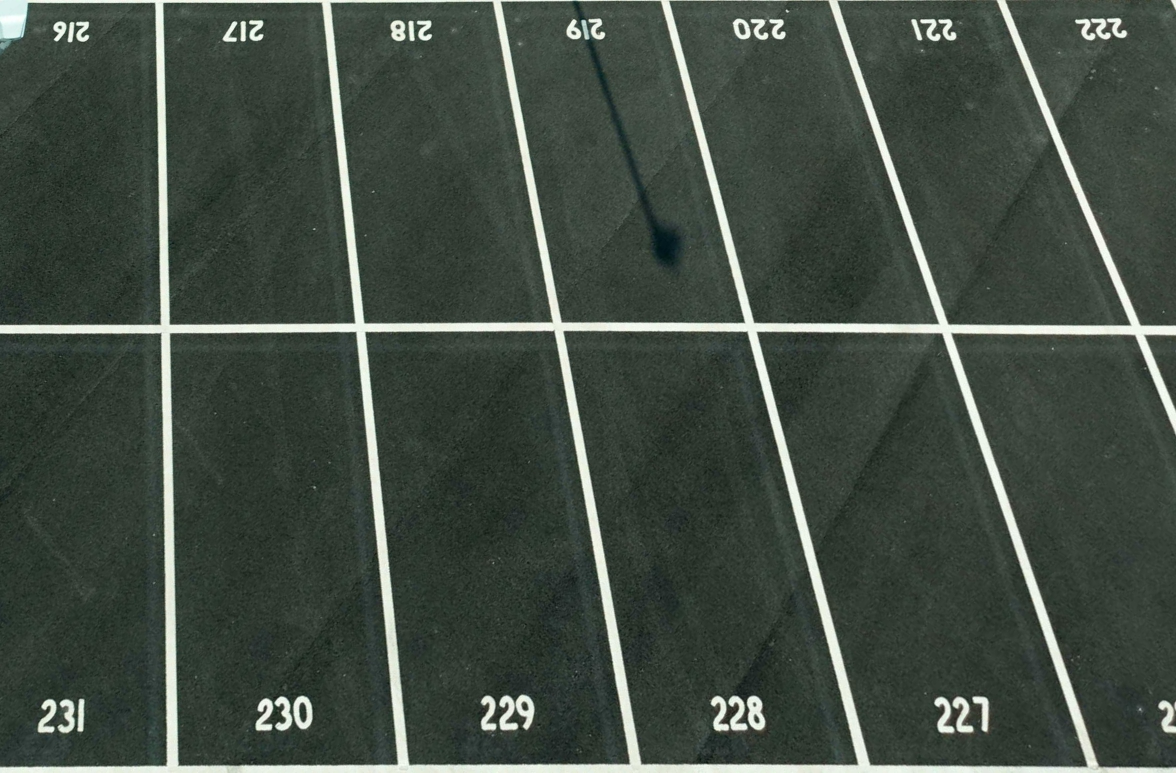
#> input picture assets/warped/large.jpg, 2352 x 1545 px, found by its file name (shown at 1/2 size)
$ python fixed_feature.py   (older library calls are emulated)
#> lines starting #> are read from the running program, lines starting #| are printed output that depends on the picture; after the words box and inside, x2 and y2 are one past the last pixel; in counts of white or black regions, pixels touching at a corner belong together
import cv2
import numpy as np
import matplotlib.pyplot as plt

def display_filter_results(image_path='assets/warped/large.jpg'):
    # Read the image
#> called with image_path = 'assets/warped/large.jpg'
    img = cv2.imread(image_path)
#> img is the input picture: shape (1545, 2352, 3); mean B, G, R 67.1, 76.2, 65.9
    if img is None:
        print(f"Error: Could not read image at {image_path}")
        return

    # Convert to RGB for matplotlib display
    img_rgb = cv2.cvtColor(img, cv2.COLOR_BGR2RGB)

    # Convert to grayscale
    gray = cv2.cvtColor(img, cv2.COLOR_BGR2GRAY)

    # Apply Laplacian filter
    laplacian = cv2.Laplacian(gray, cv2.CV_64F, ksize=3)
    laplacian = np.uint8(np.absolute(laplacian))

    # Apply Sobel filter
    sobel_x = cv2.Sobel(gray, cv2.CV_64F, 1, 0, ksize=3)
    sobel_y = cv2.Sobel(gray, cv2.CV_64F, 0, 1, ksize=3)
    sobel_combined = cv2.magnitude(sobel_x, sobel_y)
    sobel_combined = cv2.normalize(sobel_combined, None, 0, 255, cv2.NORM_MINMAX, dtype=cv2.CV_8U)

    # Apply Unsharp mask
    gaussian = cv2.GaussianBlur(gray, (5, 5), 2.0)
    unsharp_mask = cv2.addWeighted(gray, 1.5, gaussian, -0.5, 0)

    # Apply Hough Lines
    edges = cv2.Canny(gray, 50, 150, apertureSize=3)
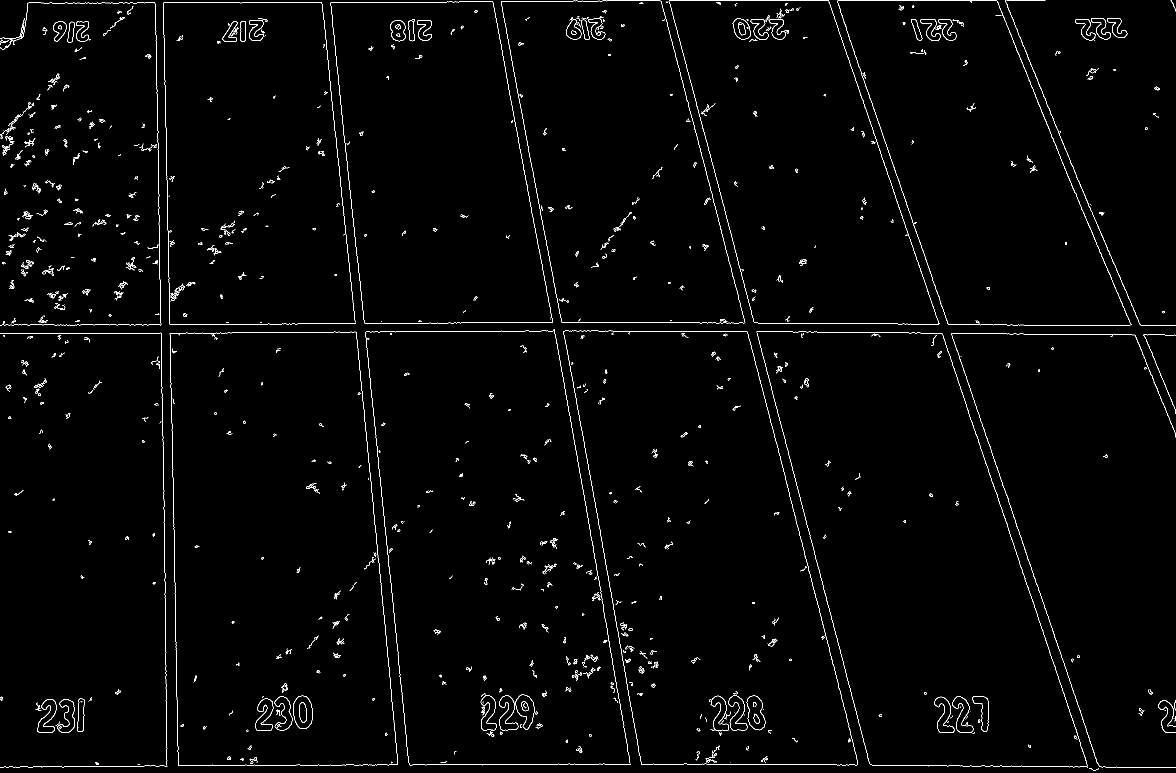
#> edges: shape (1545, 2352) (shown at 1/2 size); 1.4% white in thin lines or dots
    hough_result = img_rgb.copy()
    lines = cv2.HoughLinesP(edges, 1, np.pi/180, 100, minLineLength=50, maxLineGap=10)
#> lines = 136 rows, first 6: [312, 82, 314, 228], [661, 5, 687, 261], [1902, 666, 2030, 1039], [327, 5, 643, 5], [1338, 1, 1657, 1], [643, 6, 711, 646]
    if lines is not None:
        for line in lines:
            x1, y1, x2, y2 = line[0]
            cv2.line(hough_result, (x1, y1), (x2, y2), (0, 255, 0), 2)
#> this loop made 136 passes
#> (x1, y1, x2, y2) on passes 1 to 12: (312, 82, 314, 228), (661, 5, 687, 261), (1902, 666, 2030, 1039), (327, 5, 643, 5), (1338, 1, 1657, 1), (643, 6, 711, 646), (347, 1003, 348, 1104), (818, 1529, 1071, 1529), (1164, 862, 1282, 1529), (2024, 1025, 2172, 1457), (340, 649, 452, 649), (1125, 645, 1187, 645)
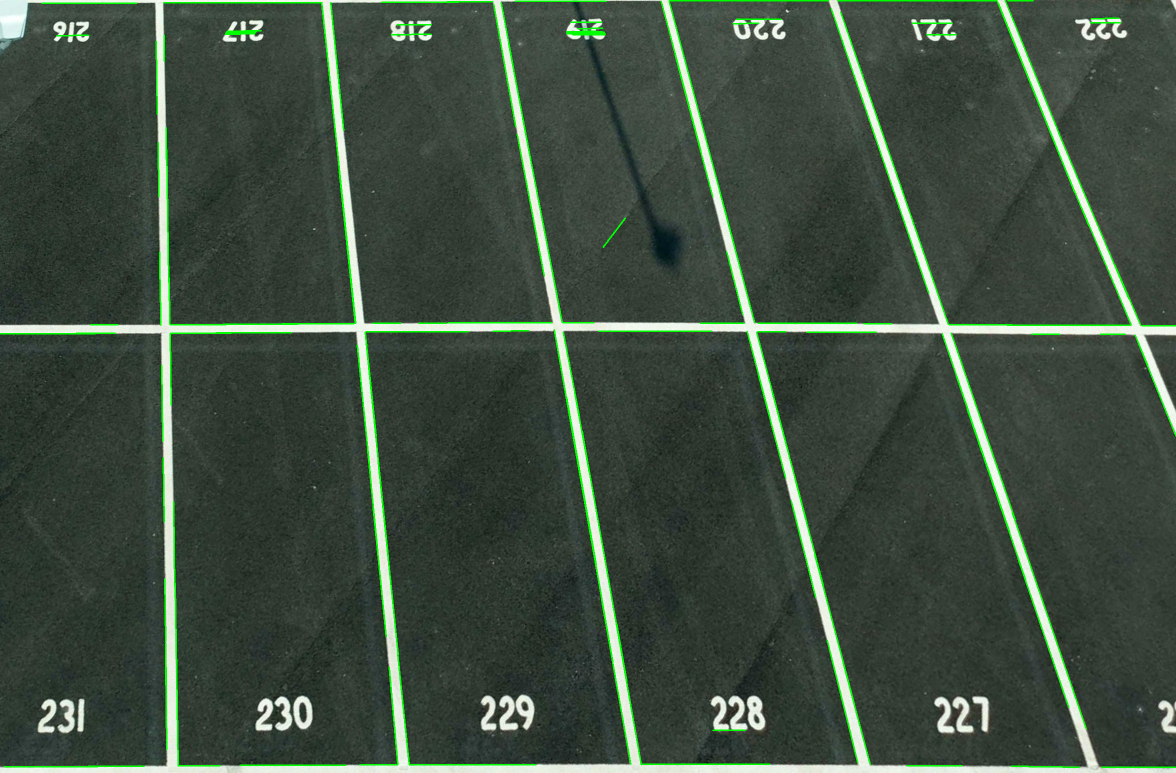
#> hough_result: shape (1545, 2352, 3) (shown at 1/2 size); mean R, G, B 63.3, 78.1, 64.4

    # Apply Watershed
    # Threshold
    _, thresh = cv2.threshold(gray, 0, 255, cv2.THRESH_BINARY_INV + cv2.THRESH_OTSU)
#> thresh: shape (1545, 2352); 92.4% white; 68 black regions (26 under 20 px), largest, box (x1, y1, x2, y2) and area: (0, 0, 2352, 1545) 241933, (1494, 1392, 1531, 1460) 1645, (587, 1392, 625, 1458) 1551

    # Noise removal
    kernel = np.ones((3, 3), np.uint8)
    opening = cv2.morphologyEx(thresh, cv2.MORPH_OPEN, kernel, iterations=2)
#> opening: shape (1545, 2352); 92.3% white; 52 black regions (19 under 20 px), largest, box (x1, y1, x2, y2) and area: (0, 0, 2352, 1545) 242892, (511, 1392, 625, 1461) 4240, (999, 1389, 1069, 1461) 2917

    # Sure background area
    sure_bg = cv2.dilate(opening, kernel, iterations=3)
#> sure_bg: shape (1545, 2352); 95.3% white; 54 black regions (5 under 20 px), largest, box (x1, y1, x2, y2) and area: (0, 0, 2352, 1545) 156632, (1002, 1393, 1066, 1457) 1229, (1426, 1395, 1491, 1458) 1059

    # Finding sure foreground area
    dist_transform = cv2.distanceTransform(opening, cv2.DIST_L2, 5)
    _, sure_fg = cv2.threshold(dist_transform, 0.7 * dist_transform.max(), 255, 0)
#> sure_fg: shape (1545, 2352) float32; 1.1% white; 3 white regions, box (x1, y1, x2, y2) and area: (0, 893, 102, 1192) 27289, (0, 308, 92, 424) 9805, (2286, 1082, 2352, 1178) 4306

    # Finding unknown region
    sure_fg = np.uint8(sure_fg)
    unknown = cv2.subtract(sure_bg, sure_fg)
#> unknown: shape (1545, 2352); 94.2% white; 57 black regions (5 under 20 px), largest, box (x1, y1, x2, y2) and area: (0, 0, 2352, 1545) 156632, (0, 893, 102, 1192) 27289, (0, 308, 92, 424) 9805

    # Marker labelling
    _, markers = cv2.connectedComponents(sure_fg)
#> markers: shape (1545, 2352) int32; 4 distinct labels, from 0 to 3

    # Add one to all labels so that sure background is not 0, but 1
    markers = markers + 1
#> markers: shape (1545, 2352) int32; 4 distinct labels, from 1 to 4

    # Mark the unknown region with zero
    markers[unknown == 255] = 0
#> markers: shape (1545, 2352) int32; 5 distinct labels, from 0 to 4

    # Apply watershed
    watershed_result = img_rgb.copy()
    markers = cv2.watershed(cv2.cvtColor(watershed_result, cv2.COLOR_RGB2BGR), markers)
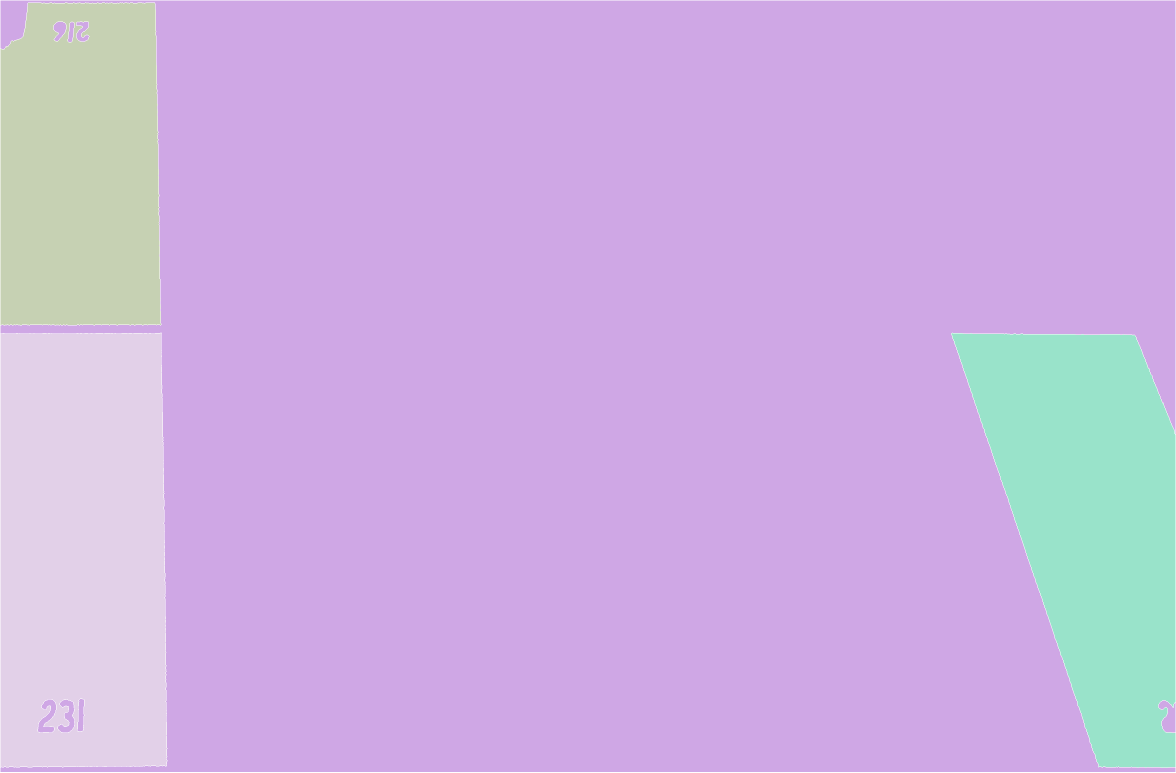
#> markers: shape (1545, 2352) int32 (shown at 1/2 size); 5 distinct labels, from -1 to 4; one colour per label, 0 black, -1 white
    watershed_result[markers == -1] = [255, 0, 0]  # boundary in red
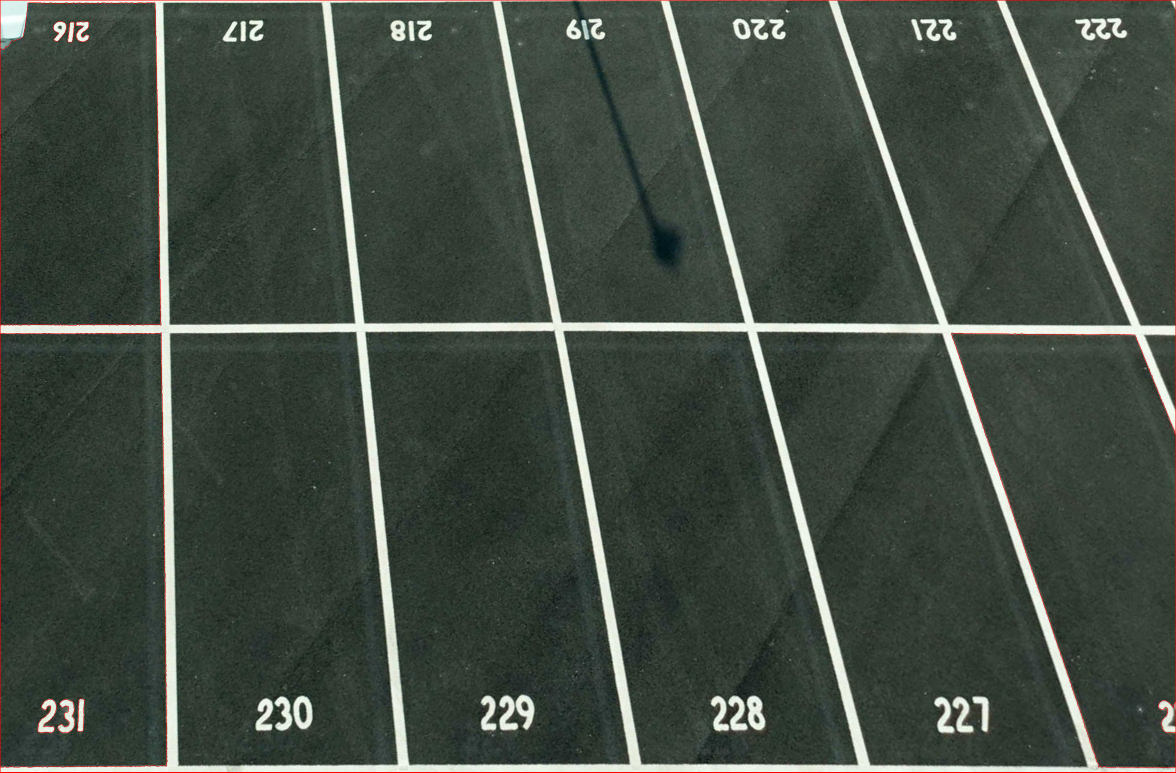
#> watershed_result: shape (1545, 2352, 3) (shown at 1/2 size); mean R, G, B 66.3, 75.6, 66.5

    # Display results
    plt.figure(figsize=(20, 10))

    plt.subplot(231), plt.imshow(img_rgb), plt.title('Original')
    plt.subplot(232), plt.imshow(laplacian, cmap='gray'), plt.title('Laplacian')
    plt.subplot(233), plt.imshow(sobel_combined, cmap='gray'), plt.title('Sobel')
    plt.subplot(234), plt.imshow(unsharp_mask, cmap='gray'), plt.title('Unsharp Mask')
    plt.subplot(235), plt.imshow(hough_result), plt.title(f'Hough Lines ({0 if lines is None else len(lines)})')
    plt.subplot(236), plt.imshow(watershed_result), plt.title('Watershed')

    plt.tight_layout()
    plt.show()

if __name__ == "__main__":
    display_filter_results('assets/warped/large.jpg')
